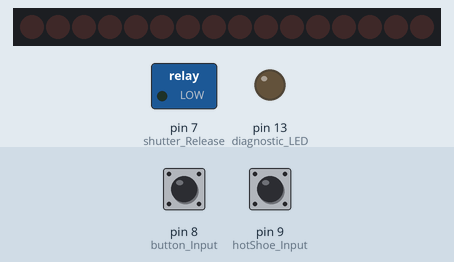
The sketch below on a simulated Arduino Uno, built with avr-gcc and run on an emulated ATmega328P. On the bench: 16 shift-register outputs drawn as a row of LEDs (first output left, lit = HIGH), switched loads named in the sketch (green lamp = pin HIGH), output pins drawn as LEDs (lit = HIGH). Wiring (inferred from the names in the program): 2 × shift register (74HC595): data pin 12; shift clock pin 10; latch pin 11. Wiring (inferred from the signals the program sends): row of LEDs: on Q0, Q1, Q2, Q3, Q4, Q5, Q6, Q7, Q8, Q9, Q10, Q11, Q12, Q13, Q14, Q15. The inputs (shaded band) are chosen by the test bench; at power-on: pin 8 (button_Input) LOW, pin 9 (hotShoe_Input) HIGH. Pins used as bus, display or sensor lines are not drawn.

Above: at 3.2 s.
3.3 s: pin 8 (button_Input) pulled HIGH for 0.15 s
At 3.91 s:
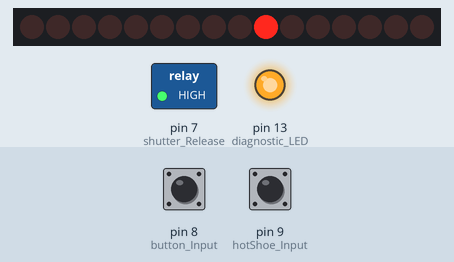
Timing chart, 0 to 6.3 s (numbered marks = the images above; inputs shaded):
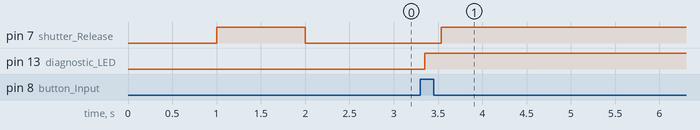

Measured:
- after the input at 3.3 s, pin 7 (shutter_Release): LOW → HIGH after 0.24 s; pin 13 (diagnostic_LED): LOW → HIGH after 0.05 s

The sketch:

Portable_RTI_Shutter_Control.ino
```cpp
// Code for a prototype portable RTI rig
// Joe Rowley, August 2014 for Prof. James Davis
// at the University of California, Santa Cruz.
// Using an Arduino Micro, 2 8-bit Shift Registers
// 10 mosfets, 10 Cree MRK 12V, 700ma LEDs
// 12V Regulator, 4 CR123A 3.2V batteries
// I should have some constant current limited but don't
// [really don't do that... it's a bad idea not to have a limiter on it]
// 3.5mm Female jack is used as an on/off switch and as an input for the hotshoe
// Contact joer14@gmail.com if you have any questions.

// I should use an opto-isolator to trigger the flash probably but really need to...
// more info on wiring... http://www.glacialwanderer.com/hobbyrobotics/?p=13

///////////////////
//////Options/////
/////////////////

int lightDuration = 10;
// How long do you want the LEDs to be on for, measured in milliseconds
// T3i shoots at 5FPS, so a little less than 200ms is the max time in theory for that camera
// however we also add debouncing time in the main loop, so look out for that.

// Ring Flash Mode
// 1 => fire all of the lights on the first photo (total of 11 photos)
// 0 => 1 LED per photo, 10 photos.
int ringFlashFirst = 1;


int latchPin = 11;
int clockPin = 10;
int dataPin = 12;
const int hotShoe_Input = 9;
const int button_Input = 8;
int count = 1;
int startIt = 0;

//diagnostic LED
const int diagnostic_LED = 13;

// input for the remote control (2.5mm jack)
// optional - can trigger simply using button or actual camera shutter

const int remote_Input = 6;

//Output - shutter release output (3.5mm to 2.5mm)
const int shutter_Release = 7;


void setup() {
  pinMode(latchPin, OUTPUT);
  pinMode(clockPin, OUTPUT);
  pinMode(dataPin, OUTPUT);
  pinMode(hotShoe_Input, INPUT);
  pinMode(diagnostic_LED, OUTPUT);
  pinMode(remote_Input, INPUT);
  pinMode(shutter_Release, OUTPUT);
  digitalWrite(hotShoe_Input,HIGH);
  digitalWrite(diagnostic_LED, LOW);

  //Zero everything so you don't have any lights stuck on.
  //
  dip(0,0);

  if(ringFlashFirst){
    count=0;
  };
  digitalWrite(shutter_Release,LOW);

  delay(1000);
  digitalWrite(shutter_Release,HIGH);
  delay(1000);
  digitalWrite(shutter_Release,LOW);

}


void dip(int val, int val2){
  //val =0b11111111;
  // First output the second shift register value, then the first one
  // Since we are dealing with serial data
  digitalWrite(latchPin, LOW);
  shiftOut(dataPin, clockPin, MSBFIRST, val2);
  shiftOut(dataPin, clockPin, MSBFIRST, val);
  digitalWrite(latchPin, HIGH);

};

void dipDelay( int val, int val2, int delayTime){
  dip(val, val2);
  delay(1);
//  delay(delayTime);
  dip(0,0);
  delay(185);
};

void runIt(int cc){

   switch (count) {
    case 0:
      //startIt = 0;
      dipDelay(0,2,lightDuration);

      digitalWrite(shutter_Release,HIGH);

      break;
    case 1:
      digitalWrite(shutter_Release,HIGH);
      dipDelay(1,0,lightDuration);
      break;
    case 2:
      dipDelay(2,0,lightDuration);
      break;
    case 3:
      dipDelay(4,0,lightDuration);
      break;
    case 4:
      dipDelay(8,0,lightDuration);
      break;
    case 5:
      dipDelay(16,0,lightDuration);
      break;
    case 6:
      dipDelay(32,0,lightDuration);
      break;
    case 7:
      dipDelay(64,0,lightDuration);
      break;
    case 8:
      dipDelay(128,0,lightDuration);
      break;
    case 9:
      digitalWrite(diagnostic_LED,LOW);

      dipDelay(0,1,lightDuration);
      break;
    case 10:
      digitalWrite(diagnostic_LED,LOW);
      dipDelay(255,255,lightDuration);
      break;
    default:
      dipDelay(0,0,lightDuration);
  };
};
void loop() {

 //wait until the hotshoe triggers or the button is pushed
 // ---- add functionality for detecting remote trigger
 //

 //if remote or button pressed start counting;
//if(digitalRead(button_Input)==HIGH || digitalRead(remote_Input)==LOW ) {
//  delay(50);
//  if(digitalRead(remote_Input)==LOW) startIt = 1;
//}
if(digitalRead(button_Input)==HIGH) {
  delay(50);
  if(digitalRead(button_Input)==HIGH) startIt = 1;
}

// if( digitalRead(remote_Input)==HIGH ) {
//   startIt = 1;
// }else startIt = 0;
 // if (count = 0 and remote or button pressed) or hotshoe triggered (regardless of count), start it or keep going
 // while(digitalRead(hotShoe_Input)==LOW || startIt&&(count==0)){
 // while(digitalRead(button_Input)==HIGH ||digitalRead(hotShoe_Input)==LOW){

 digitalWrite(diagnostic_LED, startIt);

 while(digitalRead(hotShoe_Input)==LOW || startIt){

 //while(digitalRead(hotShoe_Input)==LOW || digitalRead(button_Input)==HIGH){
 //  digitalWrite(diagnostic_LED, startIt);
  runIt(count);
  if (count<11) {
    // keep triggering the shutter
    if(count<10) {
      digitalWrite(shutter_Release,HIGH);
    }else digitalWrite(shutter_Release,LOW);
    // this will force the shutter to go off, thus force the flash to fire
    // thus we will re-enter this loop
    count=count++;
  }
  // else if at end of sequence and ring flash first, then count = 0
  // also turn off shutter_release and wait 2 seconds
  // blink LED for 2 Seconds
  //
  else if (count == 11) {
    count = 0;
    digitalWrite(shutter_Release,LOW);
    startIt = 0;
    //flash LED/stall for 2 seconds
    digitalWrite(diagnostic_LED,HIGH);
    delay(500);
    digitalWrite(diagnostic_LED,LOW);
    delay(500);
    digitalWrite(diagnostic_LED,HIGH);
    delay(500);
    digitalWrite(diagnostic_LED,LOW);
    delay(500);
  }
 }


}
```
